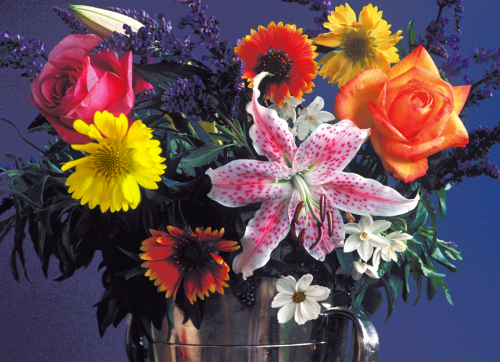
%> input picture Img_lib/flowers.bmp, 500 x 362 px
$ octave Color_Transformation_2.m   (GNU Octave 9; MATLAB toolbox functions it lacks are replaced by stand-ins)
%> lines starting %> are read from the running program, lines starting %| are printed output that depends on the picture
clc;
clear all;
close all;
Image= double(imread('D:\STUDY\DIP\img_lib\flowers.bmp'));
figure(1);
imshow('D:\STUDY\DIP\img_lib\flowers.bmp');
title('Orignal Image');
RedColor_component=Image(:,:,1);
GreenColor_component=Image(:,:,2);
BlueColor_component=Image(:,:,3);
figure(2);
subplot(3,3,1);
imshow(uint8(RedColor_component));
title('Red Color Component image');
subplot(3,3,2);
imshow(uint8(GreenColor_component));
title('Green Color Component image');
subplot(3,3,3);
imshow(uint8(BlueColor_component));
title('Blue Color Component image');
Y_Luminance=RedColor_component*0.257 + GreenColor_component*0.504 + BlueColor_component*0.098 +16;
Cb_Chrominance= RedColor_component*-0.148 + GreenColor_component*-0.291 + BlueColor_component*0.439+128;
Cr_Chrominance= RedColor_component*0.439 + GreenColor_component*-0.368 + BlueColor_component*-0.071+128;
subplot(3,3,4);
imshow(uint8(Y_Luminance));
title('Y Image');
subplot(3,3,5);
imshow(uint8(Cb_Chrominance));
title('Cb Image');
subplot(3,3,6);
imshow(uint8(Cr_Chrominance));
title('Cr Image');
filter=1/8*[1 3 3 1];
for x=1:362
Cb_deci(x,:)=conv(Cb_Chrominance(x,:),filter);
Cr_deci(x,:)=conv(Cr_Chrominance(x,:),filter);
end
%Image downsampling.
Down_Samp_Cb=Cb_Chrominance(:,1:2:500);
Down_Samp_Cr=Cr_Chrominance(:,1:2:500);
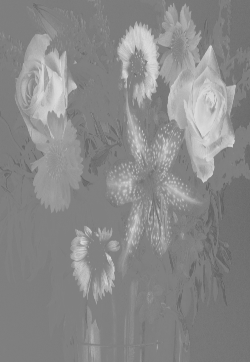
%> Down_Samp_Cr: size 362x250 double; min 96.17, max 221, mean 137.6
%Image upsampling.
up_Samp_Cb=zeros(362,500);
up_Samp_Cr=zeros(362,500);
up_Samp_Cb(:,1:2:500)=Down_Samp_Cb;
up_Samp_Cr(:,1:2:500)=Down_Samp_Cr;
%Image Interpolation,horizontal filtering.
for x=1:362
Cb_up(x,:)=conv(up_Samp_Cb(x,:),filter);
Cr_up(x,:)=conv(up_Samp_Cr(x,:),filter);
end
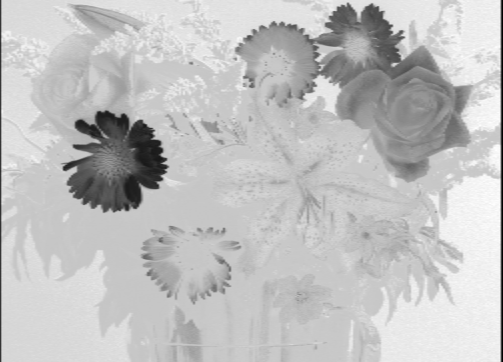
%> Cb_up: size 362x503 double; min 0, max 83.75, mean 63.4; drawn with min black and max white
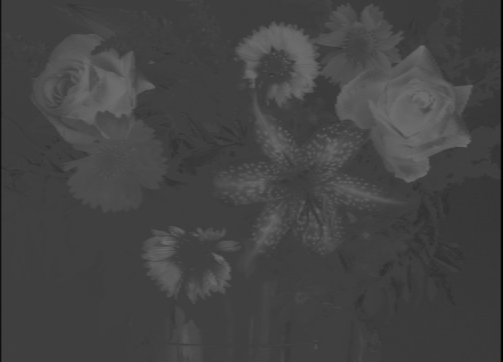
%> Cr_up: size 362x503 double; min 0, max 110.3, mean 68.4
Cb_up=Cb_up(:,1:500);
%> Cb_up: size 362x500 double
Cr_up=Cr_up(:,1:500);
%> Cr_up: size 362x500 double
%Image Reconstruction
Red_reconst=1.164*(Y_Luminance-16)+1.596*(Cr_up-128);
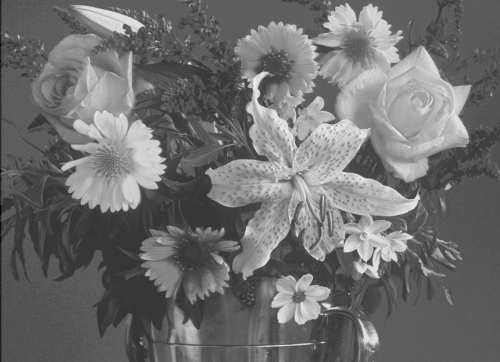
%> Red_reconst: size 362x500 double; min -170.1, max 197.6, mean -10.1; drawn with min black and max white
Green_reconst=1.164*(Y_Luminance-16)-0.813*(Cr_up-128)- 0.392*(Cb_up-128);
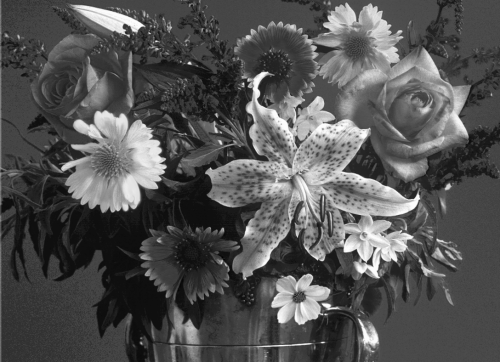
%> Green_reconst: size 362x500 double; min 71.94, max 334.6, mean 158; drawn with min black and max white
Blue_reconst=1.164*(Y_Luminance-16)+2.017*(Cb_up-128);
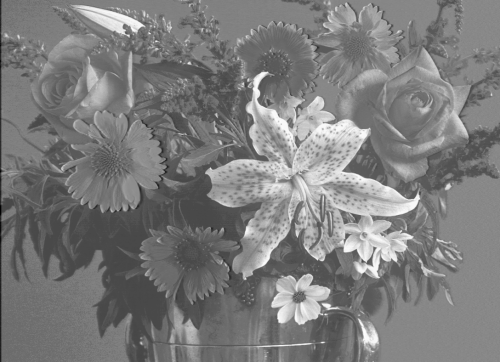
%> Blue_reconst: size 362x500 double; min -217, max 134.2, mean -45.3; drawn with min black and max white
subplot(3,3,7);
imshow(uint8(Red_reconst));
title('Reconst Red Image');
subplot(3,3,8);
imshow(uint8(Green_reconst));
title('Reconst Green Image');
subplot(3,3,9);
imshow(uint8(Blue_reconst));
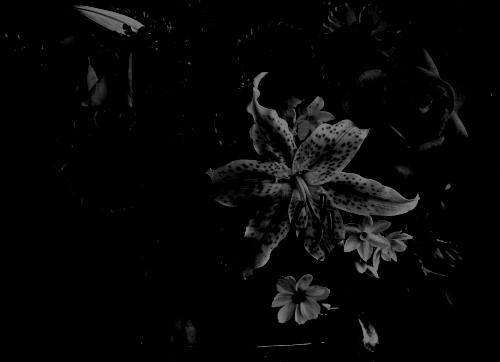
%> displayed picture: size 362x500, on the screen's scale of 0 to 255; min 0, max 134, mean 6.7
title('Reconst Blue Image')
